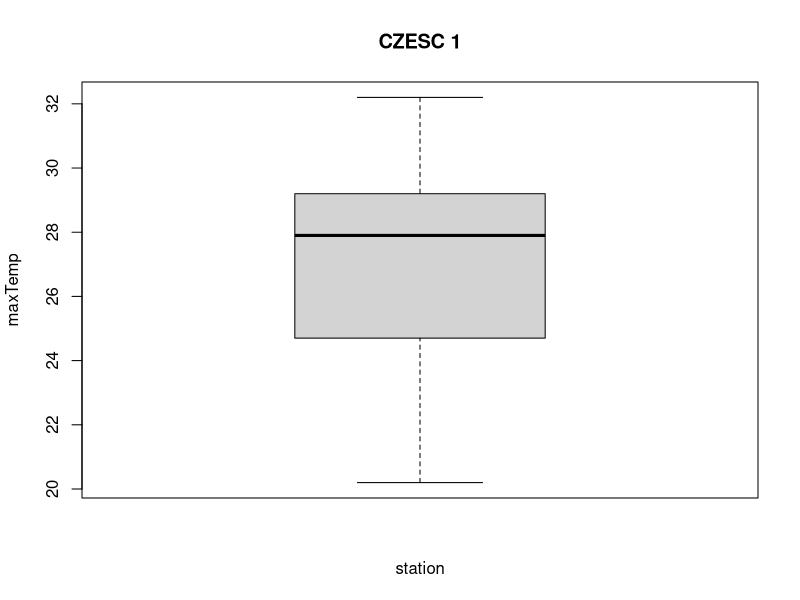
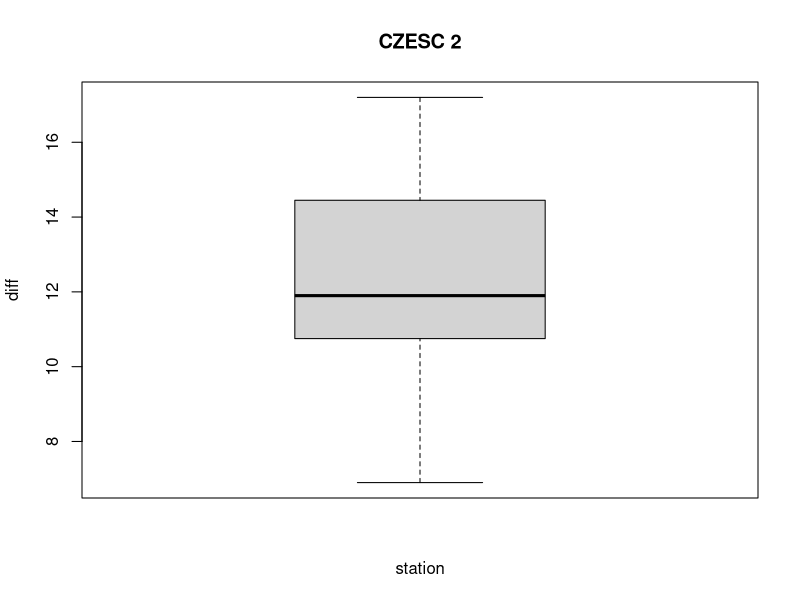
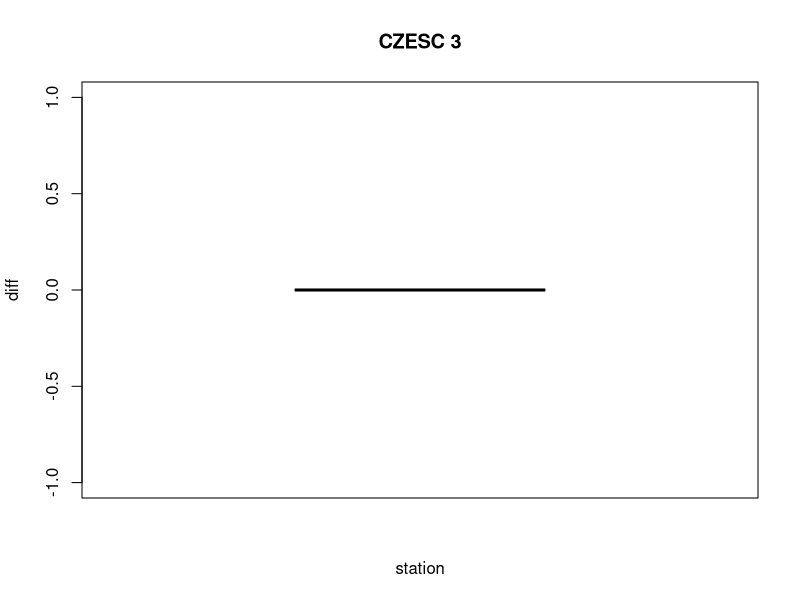

Source code (R) for these figures, in order:
## ---- chunk 1

df <- read.csv(file = 'data/k_d_07_2021.csv', header = FALSE)

cols <- c('STATION_ID', 'STATION_NAME', 'YEAR', 'MONTH', 'DAY',
               'T_MAX', 'STATUS_T_MAX', 'T_MIN', 'STATUS_T_MIN', 'T_AVG', 'STATUS_T_AVG',
               'T_MIN_GROUND', 'STATUS_T_MIN_GROUND', 'SUM_OF_PRECIPITATION', 'STATUS_SUM_OF_PRECIPITATION',
               'TYPE_OF_RAINFALL', 'SNOW_COVER_HEIGHT', 'STATUS_SNOW_COVER_HEIGHT')
colnames(df) <- cols

stations = c('PSZCZYNA', 'PUŁTUSK', 'BIAŁOWIEŻA')
df <- df[df$STATION_NAME %in% stations, ]
str(df)
#selection
cut <- c('STATION_NAME', 'YEAR', 'MONTH', 'DAY', 'T_MAX', 'T_MIN', 'T_AVG')
df <- df[, cut]


boxplot(T_MAX~STATION_NAME, df, xlab="station", ylab="maxTemp", main="CZESC 1")
## ---- chunk 2
df$DAILY_T_DIFF <- df$T_MAX - df$T_MIN
boxplot(
  DAILY_T_DIFF ~ STATION_NAME, df, xlab="station",
  ylab="diff", main="CZESC 2"
)
## ---- chunk 3

df$DATE <- as.Date(paste(df$YEAR, df$MONTH, df$DAY, sep = "-"), "%Y-%m-%d")
df <- subset(df, select = -c(YEAR, MONTH, DAY))
df <- split(df, with(df, interaction(STATION_NAME)), drop = TRUE)
  result = data.frame()
  for(station_df in df){
    sorted <- station_df[order(station_df$DATE), ]

    sorted$DIFF_MAX_T_BETWEEN_PREVIOUS_DAY <- sorted$T_MAX - lag(sorted$T_MAX)
    result <- rbind(result, sorted)
  }
boxplot(DIFF_MAX_T_BETWEEN_PREVIOUS_DAY ~ STATION_NAME, result, xlab="station",
  ylab="diff", main="CZESC 3")
## ---- chunk 4
data <- result[result$STATION_NAME == 'PUŁTUSK', ]
data <-data$DIFF_MAX_T_BETWEEN_PREVIOUS_DAY
datamean <- mean(data, na.rm = TRUE)
datasd <- sd(data, na.rm = TRUE)

plot.new()
curve(dnorm(x, mean=datamean, sd=datasd), add=TRUE, yaxt="n")
